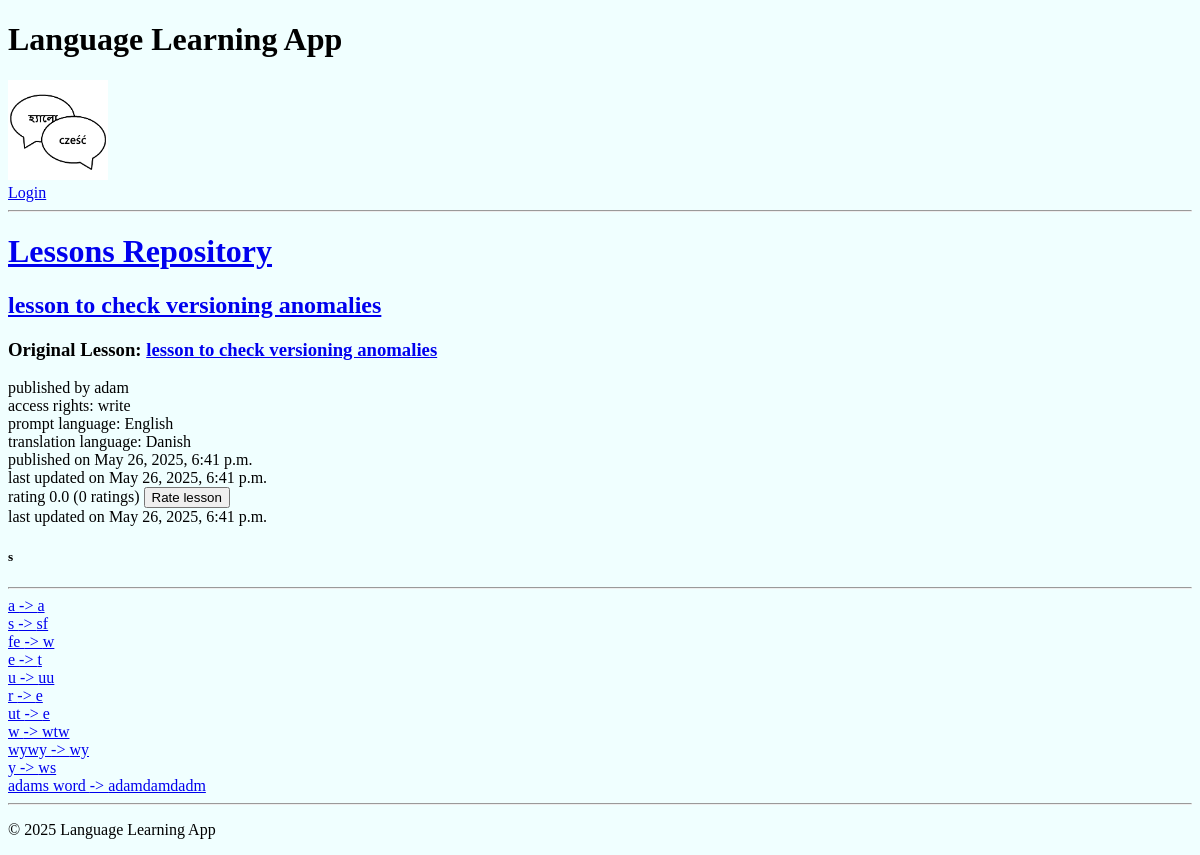
Before: /lessons-repository/44/ with the older database file.
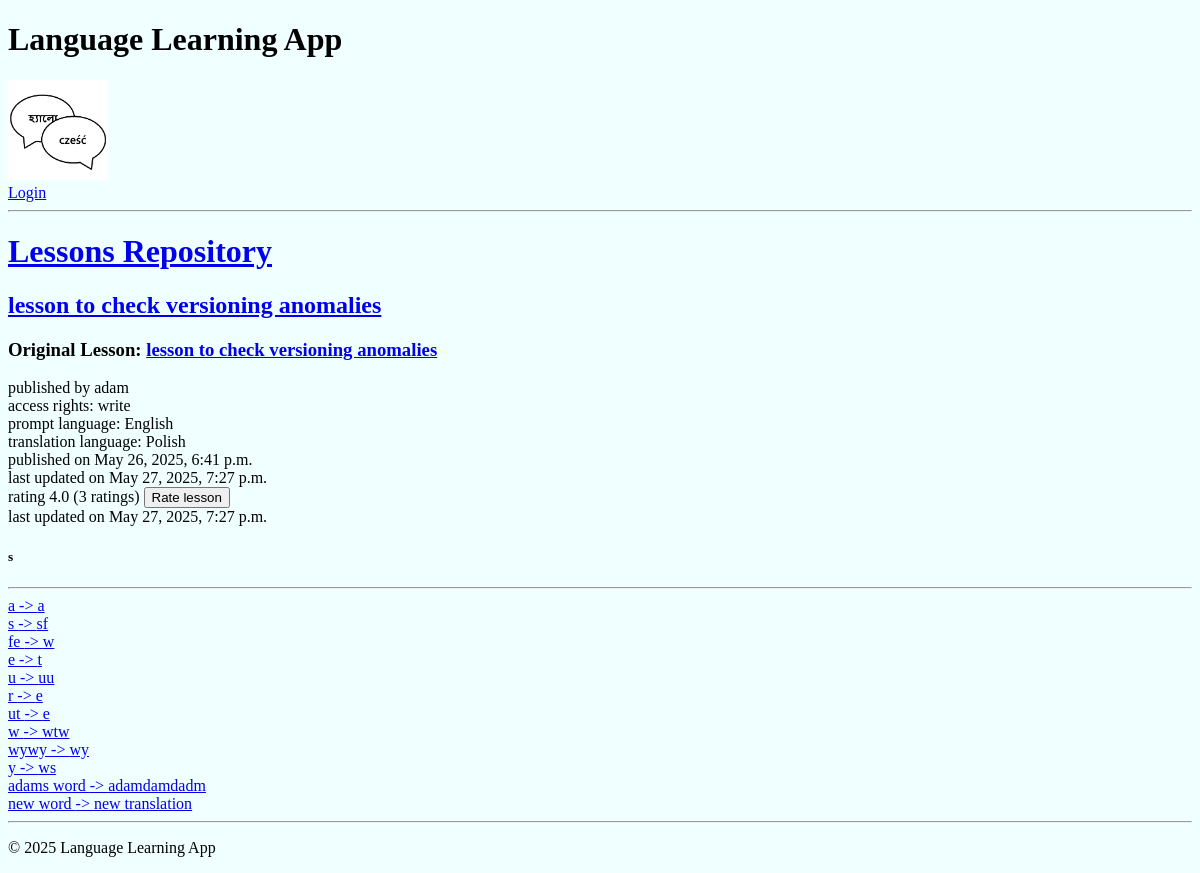
After: the same page with the newer database file.
### base/models.py (models this page shows, shortened)
class Lesson(models.Model):
    title = models.CharField(max_length=255)
    description = models.TextField(
        blank=True, help_text="Brief description of the lesson."
    )
    prompt_language = models.ForeignKey(
        Language, on_delete=models.CASCADE, related_name="prompt_lessons"
    )
    translation_language = models.ForeignKey(
        Language, on_delete=models.CASCADE, related_name="translation_lessons"
    )
    author = models.ForeignKey(
        User,
        on_delete=models.CASCADE,
        related_name="authored_lessons",
    )
    changes_log = models.TextField(
        blank=True, help_text="Log of changes made to this lesson."
    )
    access_type = models.ForeignKey(AccessType, on_delete=models.PROTECT, default=1)
    original_lesson = models.ForeignKey(
        "self", null=True, blank=True, on_delete=models.SET_NULL
    )
    updated = models.DateTimeField(auto_now=True)
    created = models.DateTimeField(auto_now_add=True)

class Language(models.Model):
    name = models.CharField(max_length=50, unique=True)

class Word(models.Model):
    lesson = models.ForeignKey(Lesson, on_delete=models.CASCADE, related_name="words")
    prompt = models.CharField(max_length=255)
    translation = models.CharField(max_length=255)
    usage = models.TextField(blank=True)
    hint = models.CharField(max_length=255, blank=True)
    updated = models.DateTimeField(auto_now=True)
    created = models.DateTimeField(auto_now_add=True)

class AccessType(models.Model):
    ACCESS_CHOICES = [
        ("private", "Private"),
        ("readonly", "Read-Only"),
        ("write", "Writable"),
    ]
    name = models.CharField(max_length=20, choices=ACCESS_CHOICES, unique=True)

### base/views.py (the view)
def lessonDetails(request, lesson_id):
    lesson = Lesson.objects.get(id=lesson_id)
    if not lesson:
        return HttpResponse("Lesson not found")
    if lesson.access_type.name == "private":
        return HttpResponse("This lesson is not public")
    user = request.user
    if user.is_authenticated:
        can_import = not UserLesson.objects.filter(user=user, lesson=lesson).exists()
    else:
        can_import = False
    if lesson.access_type.name == "private":
        return HttpResponse("This lesson is private and cannot be imported.")
    lessonRatings = Rating.objects.filter(lesson=lesson)
    rating_count = lessonRatings.count()
    average_rating = (
        round(lessonRatings.aggregate(Avg("rating"))["rating__avg"], 1)
        if lessonRatings.exists()
        else 0.0
    )
    words = lesson.words.all()
    context = {
        "lesson": lesson,
        "words": words,
        "can_import": can_import,
        "average_rating": average_rating,
        "rating_count": rating_count,
    }
    return render(request, "base/lesson_details.html", context)

### base/templates/base/lesson_details.html (shortened to what this page needs)
{% extends "main.html" %}
{% block content %}
<h1><a href="{% url 'lessons-repository' %}">Lessons Repository</a></h1>
<h2><a href="{% url 'lesson-details' lesson.id %}">{{ lesson.title }}</a></h2>
{% if lesson.original_lesson %}
    {% if lesson.original_lesson.access_type.name == "private" %}
        <h3>Original Lesson: {{ lesson.original_lesson.title }} (private)</h3>
    {% else %}
        <h3>Original Lesson: <a href="{% url 'lesson-details' lesson.original_lesson.id %}">{{ lesson.original_lesson.title }}</a></h3>
    {% endif %}
{% endif %}
published by {{lesson.author}}
<br>
access rights: {{lesson.access_type.name}}
<br>
prompt language: {{lesson.prompt_language.name}}
<br>
translation language: {{lesson.translation_language.name}}
<br>
published on {{ lesson.created }}
<br>
last updated on {{ lesson.updated }}
<br>
rating {{ average_rating }} ({{ rating_count }} ratings)
<form action="{% url 'rate-lesson' lesson.id %}" method="get" style="display:inline;">
    <button type="submit">Rate lesson</button>
</form>
<br>
last updated on {{ lesson.updated }}
<br>
<h5>{{ lesson.description }}</h5>
<hr>
<div class="lesson-container">
    {% for word in words %}
        <div>
            <a href="{% url 'word-details' lesson.id word.prompt %}">{{ word.prompt }} -> {{ word.translation }}</a>
        </div>
    {% endfor %}
</div>
{% endblock content %}

Changed rows visible on the page:
changed Lesson "lesson to check versioning anomalies": translation_language.name "Danish" → "Polish"; updated "May 26, 2025, 6:41 p.m." → "May 27, 2025, 7:27 p.m."
added Word: prompt "new word", translation "new translation"
Other visible differences:
{{ average_rating }}: "0.0" → "4.0"
{{ rating_count }}: "0" → "3"
